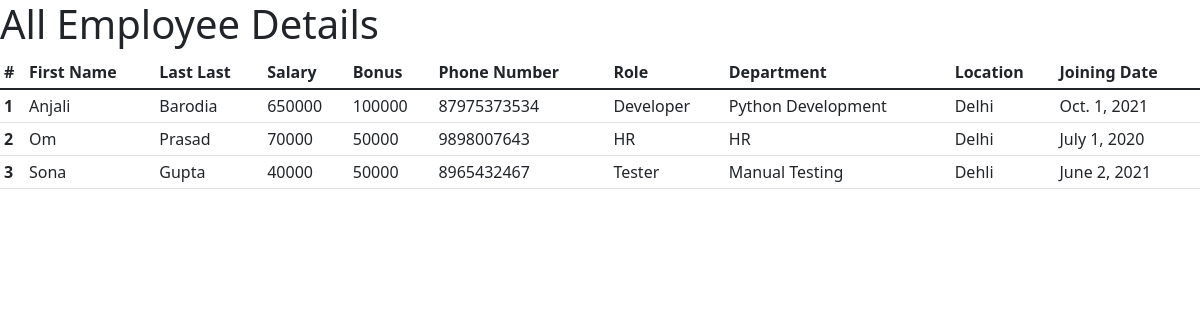
The app's page /all_emp with its own data.
### emp_app/models.py (models this page shows, shortened)
class Employee(models.Model):
    first_name = models.CharField(max_length=100, null=False)
    last_name = models.CharField(max_length=100)
    dept = models.ForeignKey(Department, on_delete=models.CASCADE)
    salary = models.IntegerField(default=0)
    bonus = models.IntegerField(default=0)
    role = models.ForeignKey(Role, on_delete=models.CASCADE)
    phone = models.IntegerField(default=0)
    joining_date = models.DateField()

class Role(models.Model):
    name = models.CharField(max_length=100, null=False)

class Department(models.Model):
    name = models.CharField(max_length=100, null=False)
    location = models.CharField(max_length=100)

### emp_app/views.py (the view)
# urls.py: path('all_emp', views.all_emp, name='all_emp'),
def all_emp(request):
    emps = Employee.objects.all()
    context = {
        'emps': emps
    }
    return render(request, 'view_all_emp.html', context)

### emp_app/templates/view_all_emp.html (shortened to what this page needs)
<!doctype html>
<html lang="en">
  <head>
    <link href="https://cdn.jsdelivr.net/npm/bootstrap@5.3.0-alpha3/dist/css/bootstrap.min.css" rel="stylesheet">
  </head>
  <body>
    <h1>
    </h1>
    <div class="table-responsive-sm">
      <table class="table table-sm">
      <thead>
        <tr>
          <th scope="col">#</th>
          <th scope="col">First Name</th>
          <th scope="col">Last Last</th>
          <th scope="col">Salary</th>
          <th scope="col">Bonus</th>
          <th scope="col">Phone Number</th>
          <th scope="col">Role</th>
          <th scope="col">Department</th>
          <th scope="col">Location</th>
          <th scope="col">Joining Date</th>
        </tr>
      </thead>
      <tbody class="table-group-divider">
        {% for emp in emps %}
        <tr>
          <th scope="row">{{emp.id}}</th>
          <td>{{emp.first_name}}</td>
          <td>{{emp.last_name}}</td>
          <td>{{emp.salary}}</td>
          <td>{{emp.bonus}}</td>
          <td>{{emp.phone}}</td>
          <td>{{emp.role.name}}</td>
          <td>{{emp.dept.name}}</td>
          <td>{{emp.dept.location}}</td>
          <td>{{emp.joining_date}}</td>
        </tr>
      {% endfor %}
      </tbody>
    </table>
    </div>
  </body>
</html>

### records on screen
Employee: id "1", first_name "Anjali", last_name "Barodia", salary "650000", bonus "100000", phone "87975373534", role.name "Developer", dept.name "Python Development", dept.location "Delhi", joining_date "Oct. 1, 2021"
Employee: id "2", first_name "Om", last_name "Prasad", salary "70000", bonus "50000", phone "9898007643", role.name "HR", dept.name "HR", dept.location "Delhi", joining_date "July 1, 2020"
Employee: id "3", first_name "Sona", last_name "Gupta", salary "40000", bonus "50000", phone "8965432467", role.name "Tester", dept.name "Manual Testing", dept.location "Dehli", joining_date "June 2, 2021"
